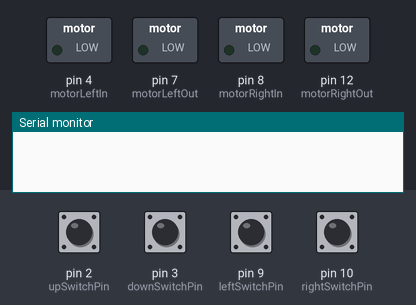
Recording of a sketch running on a simulated Arduino Uno, built with avr-gcc and run on an emulated ATmega328P. Shown: switched loads named in the sketch (green lamp = pin HIGH), the last lines printed to the serial monitor. The test bench sets the inputs (shaded band); at power-on: pin 2 (upSwitchPin), pin 3 (downSwitchPin), pin 9 (leftSwitchPin), pin 10 (rightSwitchPin) HIGH.

Above: at 1.2 s.
1.3 s: pin 2 (upSwitchPin) pulled LOW for 0.15 s
At 1.38 s:
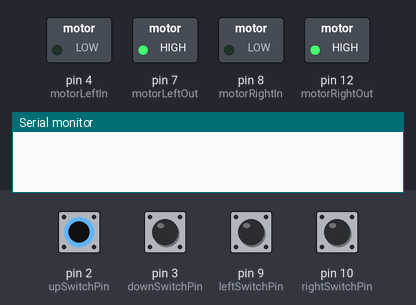
2.9 s: pin 3 (downSwitchPin) pulled LOW for 0.15 s
At 2.98 s:
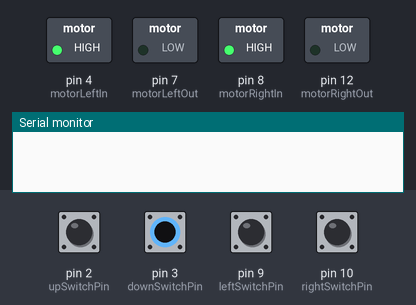
4.5 s: pin 9 (leftSwitchPin) pulled LOW for 0.15 s
6.1 s: pin 2 (upSwitchPin) pulled LOW for 1 s
At 6.9 s:
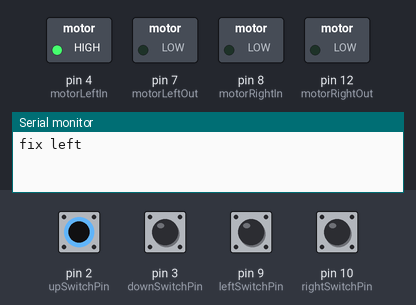
8.6 s: pin 2 (upSwitchPin) driven LOW and pin 9 (leftSwitchPin) driven LOW
At 9.6 s:
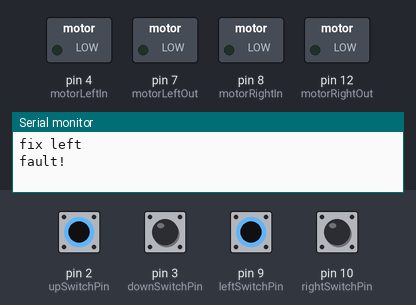
Timing chart, 0 to 40.1 s (numbered marks = the images above; inputs shaded):
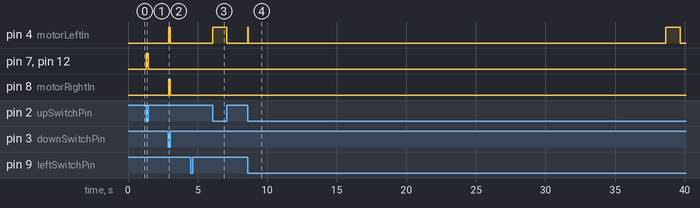

Measured:
- after the input at 1.3 s, pin 7 (motorLeftOut), pin 12 (motorRightOut): LOW → HIGH at once, → LOW 0.14 s later
- after the input at 2.9 s, pin 4 (motorLeftIn), pin 8 (motorRightIn): LOW → HIGH at once, → LOW 0.14 s later
- after the input at 6.1 s, pin 4 (motorLeftIn): LOW → HIGH at once, → LOW 1.0 s later
- after the input at 8.6 s, pin 4 (motorLeftIn): LOW → HIGH at once, → LOW 0.04 s later, → HIGH 30.0 s later, → LOW 1.0 s later

The sketch:

sketch_aug21a.ino
```cpp
/*
   A controller for a dual motor recliner. (C) art yerkes

   This is GPL software.

   This is a program for an arduino UNO and the official quad relay shield, A000110.
   I make no representation as to the safety or reliability of using this program
   to control a dual motor power recliner.  Please use official hardware only unless
   experimenting and aware of any potential risks.

   The recliner has switches for up and down on a controller that connects via Din5
   connector as well as a left and right limit switch which I've connected with spade
   connector terminals, since the switches themselves use spade connectors).

   Our goal is a minimal program that keeps the motors from running too far out of
   balance without taking actions that are themselves potentially dangerous to the
   chair mechanism or the motors.

   I therefore run the motors only when a switch is pressed, and only run a motor in
   the IN direction (reducing the chair's height slightly) to be maximally conservative
   if the mechanism spends 1/5 of a second trying to correct a limit switch and the
   limit switch is still on, it enters a safe fault mode.

   If at any time both limit switches are pressed, it also enters fault mode.

     DIAGRAM FOR ONE MOTOR (NC == Normally Connected, NO == Normally Open)

                             ____
   +24v -----------+---- NO | R1 |                STOP (GND,GND) -> R1(0), R2(0)
                   |        |    | COM --------   FWD  (+24,GND) -> R1(1), R2(0)
   GND  --------+------- NC |____|                REV  (GND,+24) -> R1(0), R1(1)
                |  |
                |  |         ____
                |  +---- NO | R2 |
                |           |    | COM --------
                +------- NC |____|

   Din Plug Wiring

         Up  3
 Down  2     |     4------- Green (unused)
COM 1  |     |        5 --- Blue  (unused)
    |  |     + Yellow
    |  + Orange
    Red

   Up switch - Red to Yellow
   Down switch - Red to Orange

   Device terminals   Internal Wire  (except USB)

   DIG_GND            GND
   CONTROLLER_Pin1(R) GND
   CONTROLLER_Pin2(O) DIG_3
   CONTROLLER_Pin3(Y) DIG_2
   Left switch spade  DIG_9
   Right switch spade DIG_10

   24v                R1_NO R2_NO R3_NO R4_NO
   24GND              R1_NC R2_NC R3_NC R4_NC
   LeftIn             R1_COM
   LeftOut            R2_COM
   RightIn            R3_COM
   RightOut           R4_COM


   The chair has two limit switches on a rocker:


           Left Motor                   Right Motor
             || ||                        || ||
             ||=||                        ||=||
             || ||                        || ||
               H                            H
               H                            H
            +----------------------------------+
            |  O             O              O  |
            +----------------------------------+
          ----o                            o----
      ___/____                              ____\___
      Left Switch                           Right Switch

      So that if the motors are desynchronized too far, then one switch
      will be pressed, letting the controller know which direction to
      correct the imbalance in.

   It winds up looking like this:

                                  Left limit ---+      +--- Down switch (Din5, pin 2)
                                                |      |
                                 Right limit --+|      |+-- Up switch (Din5, pin 3)
                                               ||      ||
           Din5, pin 1 ---+                    ||      ||
                          |                    ||      ||
Return from right limit --+--------- GND --+   ||      ||
                          |                |   ||      ||
Return from Left limit ---+                |   ||      ||
                                           GDCBA9X876543210

                +----------------------------+
                |                            |
            +---+                            +----+------------- +24V
            |   |                            |    |
            |  NO    R1               R4    NO    |
  Motor GND-|--NC                           NC----|-- Motor GND
Left--------|--COM                          COM---|--------------Right
Motor       |                                     |              Motor
Red         +--NO    R2               R3    NO----+              Blue
  Motor GND----NC                           NC------- Motor GND
Left-----------COM                          COM------------------Right
Motor                                                            Motor
Blue                                                             Red


*/

#define DEBUG 0

#define motorLeftIn 4
#define motorLeftOut 7
#define motorRightIn 8
#define motorRightOut 12

#define upSwitchPin 2
#define downSwitchPin 3

#define leftSwitchPin 9
#define rightSwitchPin 10

#define NO_MOTOR 0
#define LEFT_MOTOR 1
#define RIGHT_MOTOR 2
#define BOTH_MOTOR 3

#define RUN_OFF 0
#define RUN_IN 1
#define RUN_OUT 2

#define BALANCE_TIME 1000

bool fault = false;

int fix_timer;
int fix_direction;

bool left_switch, right_switch;
bool up_switch, down_switch, prev_up, prev_down;

bool next_left, next_right;
int delay_next = 10;

void hw_setup() {
  Serial.begin(9600);       // setup Serial Monitor to display information
  pinMode(motorLeftIn, OUTPUT);  // connected to Relay 1
  pinMode(motorLeftOut, OUTPUT);  // connected to Relay 2
  pinMode(motorRightIn, OUTPUT);  // connected to Relay 3
  pinMode(motorRightOut, OUTPUT);  // connected to Relay 4

  pinMode(upSwitchPin, INPUT_PULLUP);
  pinMode(downSwitchPin, INPUT_PULLUP);
  pinMode(leftSwitchPin, INPUT_PULLUP);
  pinMode(rightSwitchPin, INPUT_PULLUP);
}

void set_motor_state(int motors, int dir) {
  if (motors & LEFT_MOTOR) {
    digitalWrite(motorLeftIn, dir == RUN_IN);
    digitalWrite(motorLeftOut, dir == RUN_OUT);
  } else {
    digitalWrite(motorLeftIn, 0);
    digitalWrite(motorLeftOut, 0);
  }

  if (motors & RIGHT_MOTOR) {
    digitalWrite(motorRightIn, dir == RUN_IN);
    digitalWrite(motorRightOut, dir == RUN_OUT);
  } else {
    digitalWrite(motorRightIn, 0);
    digitalWrite(motorRightOut, 0);
  }
}

void detect_switches() {
  up_switch = !digitalRead(upSwitchPin);
  down_switch = !digitalRead(downSwitchPin);
  left_switch = !digitalRead(leftSwitchPin);
  right_switch = !digitalRead(rightSwitchPin);
}

void setup() {
  hw_setup();
  detect_switches();
  set_motor_state(BOTH_MOTOR, RUN_OFF);
}

void loop() {
  detect_switches();
  if (left_switch && right_switch) {
    fault = true;
  }

  if (up_switch && down_switch) {
    set_motor_state(BOTH_MOTOR, RUN_OFF);
    delay(1000);
    return;
  }

  if (fault) {
    Serial.print("fault!\n");
    delay(30000);
    fault = false;
    return;
  }

  if (delay_next) {
    delay_next--;
    set_motor_state(BOTH_MOTOR, RUN_OFF);
    delay(1);
    return;
  }

  if (fix_timer && fix_direction) {
    if (!up_switch && !down_switch) {
      set_motor_state(BOTH_MOTOR, RUN_OFF);
      return;
    }
    fix_timer--;
    if (!fix_timer) {
      fix_timer = 0;
      fix_direction = NO_MOTOR;
      set_motor_state(BOTH_MOTOR, RUN_OFF);
      if (left_switch || right_switch) {
        fault = true;
      }
    } else {
      set_motor_state(fix_direction, RUN_IN);
    }
    delay(1);
    return;
  }

  if (left_switch) {
    delay_next = 10;
    fix_timer = BALANCE_TIME;
    fix_direction = LEFT_MOTOR;
    Serial.println("fix left");
    return;
  }

  if (right_switch) {
    delay_next = 10;
    fix_timer = BALANCE_TIME;
    fix_direction = RIGHT_MOTOR;
    Serial.println("fix right");
    return;
  }

  if (up_switch != prev_up || down_switch != prev_down) {
    prev_up = up_switch;
    prev_down = down_switch;
    delay_next = 10;
    return;
  }

  if (down_switch) {
    set_motor_state(BOTH_MOTOR, RUN_IN);
    delay(1);
    return;
  }
  if (up_switch) {
    set_motor_state(BOTH_MOTOR, RUN_OUT);
    delay(1);
    return;
  }
}
```
